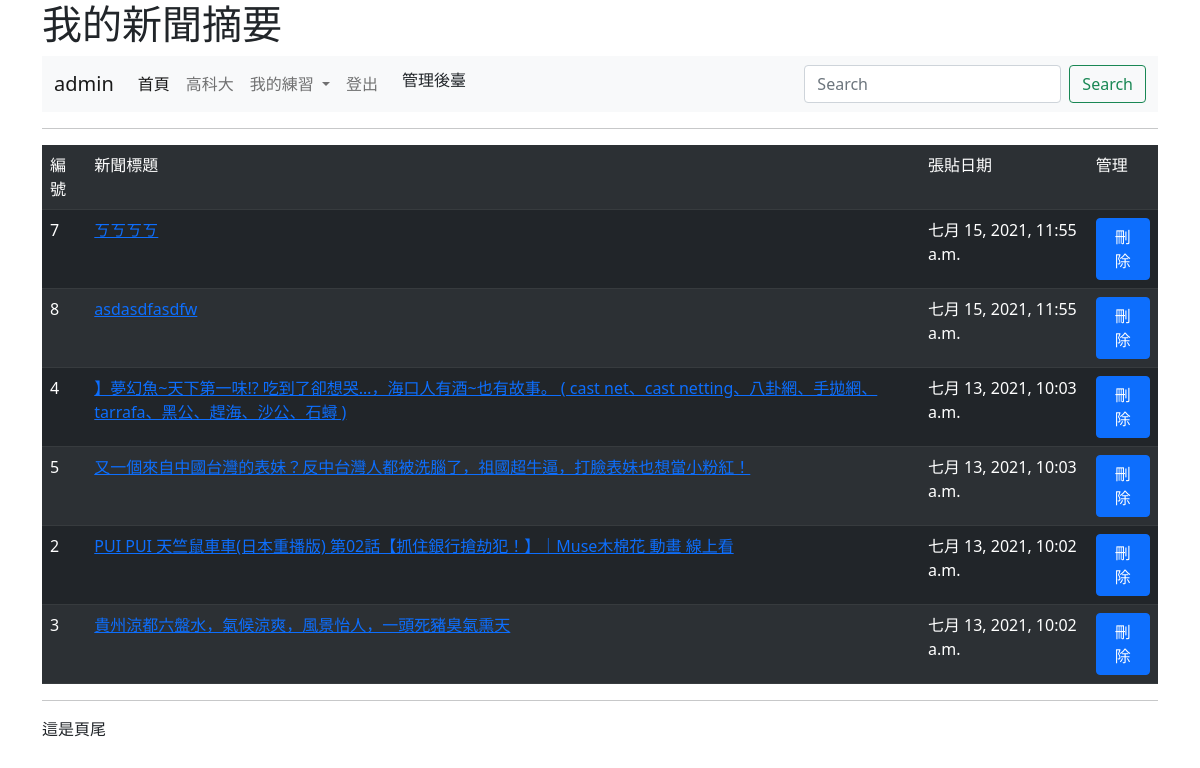
Page /news/ (signed in) on the committed database.
### mysite/models.py (models this page shows, shortened)
class Post(models.Model):
    title = models.CharField(max_length=200)
    body = models.TextField()
    pub_date = models.DateTimeField(default=timezone.now)
    class Meta:
        ordering = ('-pub_date',)

### mysite/views.py (the view)
# urls.py: path('news/', views.news),
def news(request):
    posts = Post.objects.all()
    return render(request,"news.html",locals())

### templates/news.html (shortened to what this page needs)
{% extends "base.html" %}
{% block main %}
	<hr>
    <table class="table table-dark table-striped">
        <tr><td>編號</td>
            <td>新聞標題</td>
            <td>張貼日期</td>
            {%if request.user.is_authenticated%}
            <td>管理</td>
            {%endif%}
        </tr>
        {% for post in posts %}
	    <tr>
            <td>{{ post.id}} </td>
            <td>
            {%if request.user.is_authenticated%}
            <a href="/show/{{ post.id }}">{{ post.title }}</a>
            {%else%}
            {{post.title}}
            {%endif%}
            </td>
            <td>{{ post.pub_date }}</td>
            {%if request.user.is_superuser %}
            <td><a class='btn btn-primary' href="/delete/{{post.id}}">刪除</a></td>
            {%endif%}
        </tr>
        {% endfor %}
    </table>
{% endblock %}

### templates/menu.html (shortened to what this page needs)
<nav class="navbar navbar-expand-lg navbar-light bg-light">
    <div class="container-fluid">
      <a class="navbar-brand" href="#">
        {%if request.user.is_authenticated%}
          {{ request.user.username}}
        {%else%}
          訪客
        {%endif%}
        </a>
      <div class="collapse navbar-collapse" id="navbarSupportedContent">
        <ul class="navbar-nav me-auto mb-2 mb-lg-0">
          <li class="nav-item">
            <a class="nav-link active" aria-current="page" href="/">首頁</a>
          </li>
          <li class="nav-item">
            <a class="nav-link" href="https://www.nkust.edu.tw/">高科大</a>
          </li>
          <li class="nav-item dropdown">
            <a class="nav-link dropdown-toggle" href="#" id="navbarDropdown" role="button" data-bs-toggle="dropdown" aria-expanded="false">
              我的練習
            </a>
          </li>
          {% if request.user.is_authenticated %}
          <li class="nav-item"><a class="nav-link" href="/logout/" tabindex="-1">登出</a></li>
          <li><a class="dropdown-item" href="/admin/">管理後臺</a></li>
          {% else %}
          <li class="nav-item">
            <a class="nav-link" href="/admin/login/?next=/" tabindex="-1">登入</a>
          </li>
          {%endif%}
        </ul>
        <form class="d-flex">
          <input class="form-control me-2" type="search" placeholder="Search" aria-label="Search">
          <button class="btn btn-outline-success" type="submit">Search</button>
        </form>
      </div>
    </div>
</nav>

### rows in the picture
Post: id "7", title "ㄎㄎㄎㄎ", pub_date "七月 15, 2021, 11:55 a.m."
Post: id "8", title "asdasdfasdfw", pub_date "七月 15, 2021, 11:55 a.m."
Post: id "4", title "】夢幻魚~天下第一味!? 吃到了卻想哭…，海口人有酒~也有故事。 ( cast net、cast netting、八卦網、手拋網、tarrafa、黑公、趕海、沙公、石蟳 )", pub_date "七月 13, 2021, 10:03 a.m."
Post: id "5", title "又一個來自中國台灣的表妹？反中台灣人都被洗腦了，祖國超牛逼，打臉表妹也想當小粉紅！", pub_date "七月 13, 2021, 10:03 a.m."
Post: id "2", title "PUI PUI 天竺鼠車車(日本重播版) 第02話【抓住銀行搶劫犯！】｜Muse木棉花 動畫 線上看", pub_date "七月 13, 2021, 10:02 a.m."
Post: id "3", title "貴州涼都六盤水，氣候涼爽，風景怡人，一頭死豬臭氣熏天", pub_date "七月 13, 2021, 10:02 a.m."

### other values in the picture
{{ request.user.username }} "admin"
